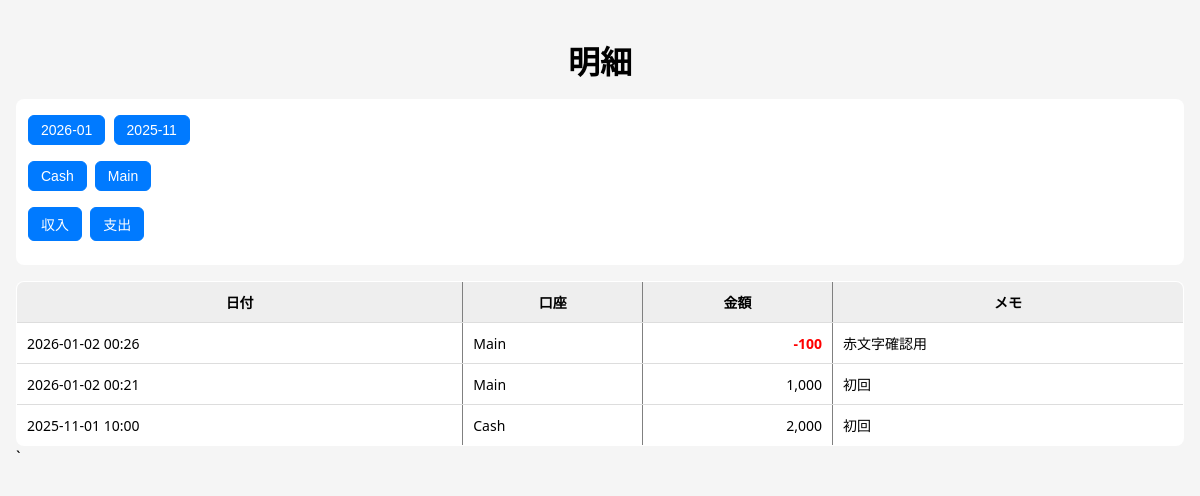
/details, run on the app's committed database.
### tables this page shows
CREATE TABLE accounts (
    id INTEGER PRIMARY KEY AUTOINCREMENT,
    name TEXT NOT NULL,
    note TEXT,
    create_at TEXT NOT NULL DEFAULT CURRENT_TIMESTAMP
);

CREATE TABLE savings (
    id INTEGER PRIMARY KEY AUTOINCREMENT,
    account_id INTEGER NOT NULL,
    amount INTEGER NOT NULL,
    saved_date TEXT NOT NULL,
    memo TEXT,

    FOREIGN KEY (account_id)
        REFERENCES accounts(id)
        ON DELETE CASCADE
);

### main.py (the view)
@app.route("/details")
def details():
    conn = get_db_connection()
    cur = conn.cursor()
    cur.execute("""
    SELECT s.id, s.amount, s.memo, s.saved_date, a.name AS account_name
    FROM savings s
    JOIN accounts a ON s.account_id = a.id
    ORDER BY s.saved_date DESC
    """)
    details = cur.fetchall()
    months = sorted({d["saved_date"][:7] for d in details}, reverse=True)
    account_names = sorted(set(d["account_name"] for d in details))
    conn.close()
    return render_template("details.html", details=details, months=months, account_names=account_names)

### main.py (called while the page is built)
def get_db_connection():
    conn = sqlite3.connect(DB_PATH)
    conn.row_factory = sqlite3.Row
    return conn

### templates/details.html (shortened to what this page needs)
<!DOCTYPE html>
<html lang="ja">
<head>
</head>
<body>
    <h1>明細</h1>
    <div class="filters">
        <div class="month-filters">
            {% for m in months %}
            <button class="filter-btn active" data-month="{{ m }}">
                {{ m }}
            </button>
            {% endfor %}
        </div>
        <div class="account-filters">
            {% for name in account_names %}
            <button class="filter-btn active" data-account="{{ name }}">
                {{ name }}
            </button>
            {% endfor %}
        </div>
        <div class="amount-filters">
            <button class="filter-btn active" data-amount="plus">収入</button>
            <button class="filter-btn active" data-amount="minus">支出</button>
        </div>
    </div>
    <table border="1" width="100%">
        <thead>
            <tr>
                <th>日付</th>
                <th>口座</th>
                <th>金額</th>
                <th>メモ</th>
            </tr>
        </thead>
        <tbody>
            {% for d in details %}
            <tr class="detail-row"
                data-account="{{ d['account_name'] }}"
                data-amount="{{ d['amount'] }}"
                data-month="{{ d['saved_date'][:7] }}">
                <td>{{ d['saved_date'] }}</td>
                <td>{{ d['account_name'] }}</td>
                <td class="{% if d['amount'] < 0 %}negative{% endif %}">
                    {{ "{:,}".format(d['amount']) }}
                </td>
                <td>{{ d['memo'] }}</td>
            </tr>
            {% endfor %}
        </tbody>
    </table>
    `
</body>
</html>

### templates/details.html (style rules this page uses)
body { font-family: system-ui, -apple-system; background: #f5f5f5; margin: 0; padding: 16px; }
h1 { text-align: center; margin-bottom: 16px; }
.filters { background: #ffffff; padding: 12px; border-radius: 8px; margin-bottom: 16px; }
.filters>div { margin-bottom: 8px; }
.filter-btn { margin: 4px 4px 4px 0; padding: 6px 12px; border-radius: 6px; border: 1px solid #ccc; background: #fff; color: #333; font-size: 14px; cursor: pointer; }
.filter-btn.active { background: #007aff; color: #fff; border-color: #007aff; }
table { width: 100%; border-collapse: collapse; background: #ffffff; border-radius: 8px; overflow: hidden; }
thead th { position: sticky; top: 0; background: #eeeeee; z-index: 1; }
th, td { padding: 10px; border-bottom: 1px solid #ddd; font-size: 14px; }
td:nth-child(3) { text-align: right; }
.negative { color: red; font-weight: bold; }

### data on the page
accounts: name "Cash"
accounts: name "Main"
savings: saved_date "2026-01-02 00:26", account_name "Main", amount "-100", memo "赤文字確認用"
savings: saved_date "2026-01-02 00:21", account_name "Main", amount "1,000", memo "初回"
savings: saved_date "2025-11-01 10:00", account_name "Cash", amount "2,000", memo "初回"

### other printed values
{{ m }} "2026-01" "2025-11"
